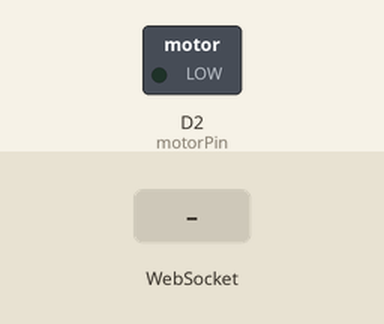
The sketch below on a simulated ESP8266 (NodeMCU). Parts: switched loads named in the sketch (green lamp = pin HIGH). The test bench sets the inputs (shaded band). What the sketch prints to the serial monitor is not drawn.

Above: at 1.2 s.
1.3 s: WebSocket text "1" received
At 1.9 s:
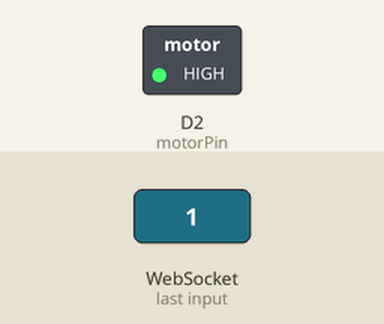
2.8 s: WebSocket text "0" received
At 3.1 s:
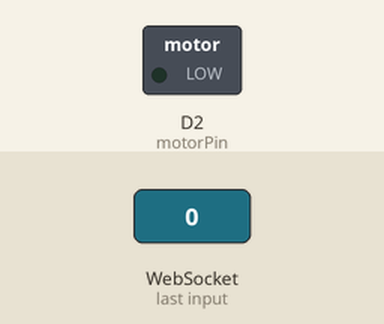
Timing chart, 0 to 5.8 s (numbered marks = the images above; inputs shaded):
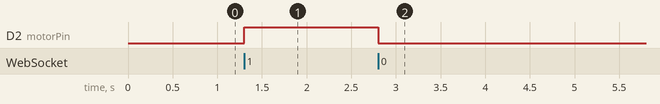

The sketch:

Blink.ino
```cpp
#include <ESP8266WiFi.h>
#include <ESP8266WebServer.h>
#include <WebSocketsServer.h>
#include <ESP8266mDNS.h> // Brought this back for drift.local support!

const char* ssid = "Drift_Proto_Car";
const char* password = "password123";

ESP8266WebServer server(80);
WebSocketsServer webSocket = WebSocketsServer(81);

const int motorPin = D2;

// Light, fast HTML page with JavaScript to send WebSocket signals instantly
String getHTML() {
  String html = "<!DOCTYPE html><html>";
  html += "<head><meta name=\"viewport\" content=\"width=device-width, initial-scale=1\">";
  html += "<style>html { font-family: Arial; text-align: center; background: #222; color: white;}";
  html += ".button { background-color: #4CAF50; border: none; color: white; padding: 30px; font-size: 30px;";
  html += "margin: 40px auto; cursor: pointer; border-radius: 15px; display: block; width: 80%; user-select: none;}";
  html += ".button:active { background-color: #3e8e41; }</style></head>";

  html += "<body><h1>Real-Time Drift Control</h1>";
  html += "<button class=\"button\" id=\"actionBtn\" onmousedown=\"sendData(1)\" onmouseup=\"sendData(0)\" ontouchstart=\"sendData(1)\" ontouchend=\"sendData(0)\">HOLD TO SPIN</button>";

  html += "<script>";
  // This line dynamically finds the correct IP/Domain regardless of how you connected
  html += "var connection = new WebSocket('ws://' + location.hostname + ':81/');";
  html += "connection.onopen = function () { console.log('Connected!'); };";
  html += "function sendData(state) { connection.send(state); }";
  html += "</script></body></html>";
  return html;
}

void handleRoot() {
  server.send(200, "text/html", getHTML());
}

void webSocketEvent(uint8_t num, WStype_t type, uint8_t * payload, size_t length) {
  if (type == WStype_TEXT) {
    if (payload[0] == '1') {
      digitalWrite(motorPin, HIGH); // Instant ON
    } else if (payload[0] == '0') {
      digitalWrite(motorPin, LOW);  // Instant OFF
    }
  }
}

void setup() {
  Serial.begin(115200);
  pinMode(motorPin, OUTPUT);
  digitalWrite(motorPin, LOW);

  WiFi.mode(WIFI_AP);
  WiFi.softAP(ssid, password);

  // START MDNS RESPONDER SO DRIFT.LOCAL WORKS AGAIN!
  if (MDNS.begin("drift")) {
    Serial.println("mDNS responder started!");
  }

  server.on("/", handleRoot);
  server.begin();

  webSocket.begin();
  webSocket.onEvent(webSocketEvent);

  Serial.println("Universal Real-time engine ready!");
}

void loop() {
  MDNS.update(); // Keeps the drift.local identity alive
  server.handleClient();
  webSocket.loop();
}
```

Measured:
- after the input at 1.3 s, D2 (motorPin): LOW → HIGH at once
- after the input at 2.8 s, D2 (motorPin): HIGH → LOW at once
